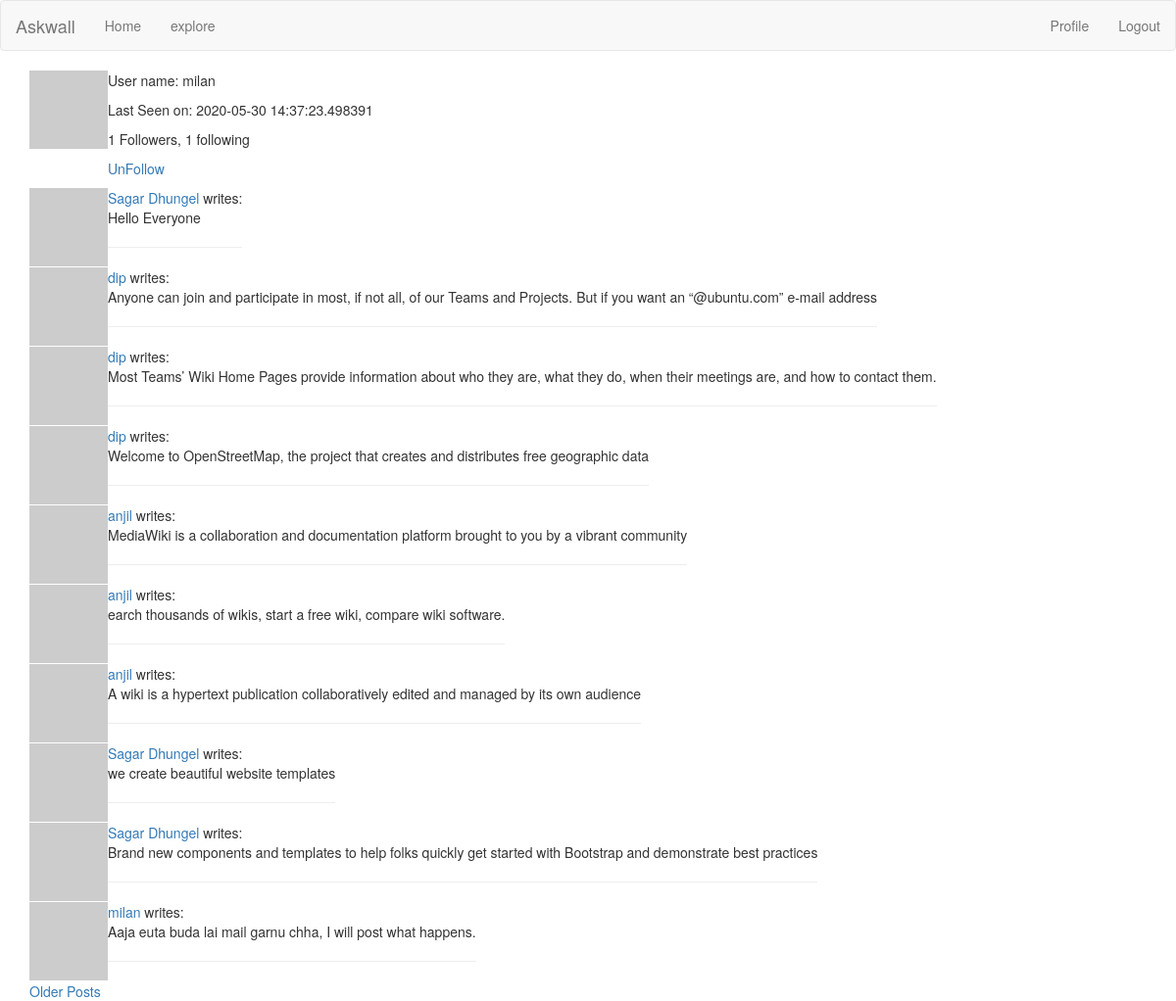
Page /user/milan (signed in) on the committed database.
### app/models.py (models this page shows, shortened)
class User(UserMixin, db.Model):
	id = db.Column(db.Integer, primary_key= True)
	username = db.Column(db.String(64), index = True)
	profile_name = db.Column(db.String(64))
	email = db.Column(db.String(120), index = True)
	password_hash = db.Column(db.String(128))
	posts = db.relationship('Post', backref='author', lazy='dynamic')
	about_me = db.Column(db.String(150))
	last_seen = db.Column(db.DateTime, default=datetime.utcnow)
	followed = db.relationship(
		'User', secondary=followers,
		primaryjoin = (followers.c.follower_id == id),
		secondaryjoin = (followers.c.followed_id == id),
		backref = db.backref('followers', lazy='dynamic'), lazy ='dynamic')
	def avatar(self, size):
		digest = md5(self.email.lower().encode('utf-8')).hexdigest()
		return 'http://www.gravatar.com/avatar/{}?d=identicon&s={}'.format(digest, size)
	def is_following(self, user):
		return self.followed.filter(
			followers.c.followed_id == user.id).count() > 0

class Post(db.Model):
	id = db.Column(db.Integer, primary_key = True)
	body = db.Column(db.String(140))
	timestamp = db.Column(db.DateTime, index= True, default=datetime.utcnow)
	user_id = db.Column(db.Integer, db.ForeignKey('user.id'))

### app/routes.py (the view)
@app.route('/user/<username>')
@login_required
def user(username):
	user = User.query.filter_by(username=username).first_or_404()
	page = request.args.get('page', 1, type=int)
	posts = Post.query.order_by(Post.timestamp.desc()).paginate(
		page, app.config['POSTS_PER_PAGE'], False)
	next_url = url_for('user', username=user.username, page=posts.next_num) if posts.has_next else None
	prev_url = url_for('user', username=user.username, page = posts.prev_num) if posts.has_prev else None
	form = EmptyForm()
	return render_template('user.html', user=user, posts=posts.items, prev_url=prev_url, next_url=next_url)

### app/models.py (called while the page is built)
@login.user_loader
def load_user(id):
	return User.query.get(int(id))

### app/routes.py (called while the page is built)
@app.before_request
def before_request():
	if current_user.is_authenticated:
		current_user.last_seen = datetime.utcnow()
		db.session.commit()

### app/templates/user.html (shortened to what this page needs)
{% extends "base.html" %}
{% block app_content %}
<div>
	<table>
		<tr valign="top">
			<td><img src="{{ user.avatar(128) }}"></td>
			<td>
				<p> User name: {{ user.username }}</p>
				{% if user.last_seen %}
					<p>Last Seen on: {{ user.last_seen }}</p>
				{% endif %}
				<p> {{user.followers.count() }} Followers, {{ user.followed.count() }} following</p>
				{% if user == current_user %}
					<p><a href="{{ url_for('edit_profile') }}">Edit Profile</a></p>
				{% elif current_user.is_following(user) %}
				<p><a href="{{ url_for('unfollow', username= user.username) }}">UnFollow</a></p>
				{% elif not current_user.is_following(user) %}
				<p><a href="{{ url_for('follow', username= user.username) }}">Follow</a></p>
				{% endif %}
			</td>
		</tr>
	</table>
	{% for post in posts %}
		{% include "_post.html" %}
	{% endfor %}
	{% if next_url %}
		<a href="{{ next_url }}">Older Posts</a>
	{% endif %}
</div>
{% endblock %}

### app/templates/_post.html
<table>
    <tr valign="top">
        <td><img src="{{ post.author.avatar(40) }}"></td>
        <td>{% if post.author.profile_name %}
	        	<a href="{{ url_for('user', username=post.author.username) }}">{{ post.author.profile_name }}</a>
        	{% else %}
        		<a href="{{ url_for('user', username=post.author.username) }}">{{ post.author.username }}</a>
        	{% endif %} writes:<br>{{ post.body }}<hr></td>
    </tr>
</table>

### rows in the picture
User: username "milan", last_seen "2020-05-30 14:37:23.498391"
Post: author.profile_name "Sagar Dhungel", body "Hello Everyone"
Post: author.username "dip", body "Anyone can join and participate in most, if not all, of our Teams and Projects. But if you want an “@ubuntu.com” e-mail address"
Post: author.username "dip", body "Most Teams’ Wiki Home Pages provide information about who they are, what they do, when their meetings are, and how to contact them."
Post: author.username "dip", body "Welcome to OpenStreetMap, the project that creates and distributes free geographic data"
Post: author.username "anjil", body "MediaWiki is a collaboration and documentation platform brought to you by a vibrant community"
Post: author.username "anjil", body "earch thousands of wikis, start a free wiki, compare wiki software."
Post: author.username "anjil", body "A wiki is a hypertext publication collaboratively edited and managed by its own audience"
Post: author.profile_name "Sagar Dhungel", body "we create beautiful website templates"
Post: author.profile_name "Sagar Dhungel", body "Brand new components and templates to help folks quickly get started with Bootstrap and demonstrate best practices"
Post: author.username "milan", body "Aaja euta buda lai mail garnu chha, I will post what happens."

### other values in the picture
{{ user.followers.count() }} "1"
{{ user.followed.count() }} "1"
